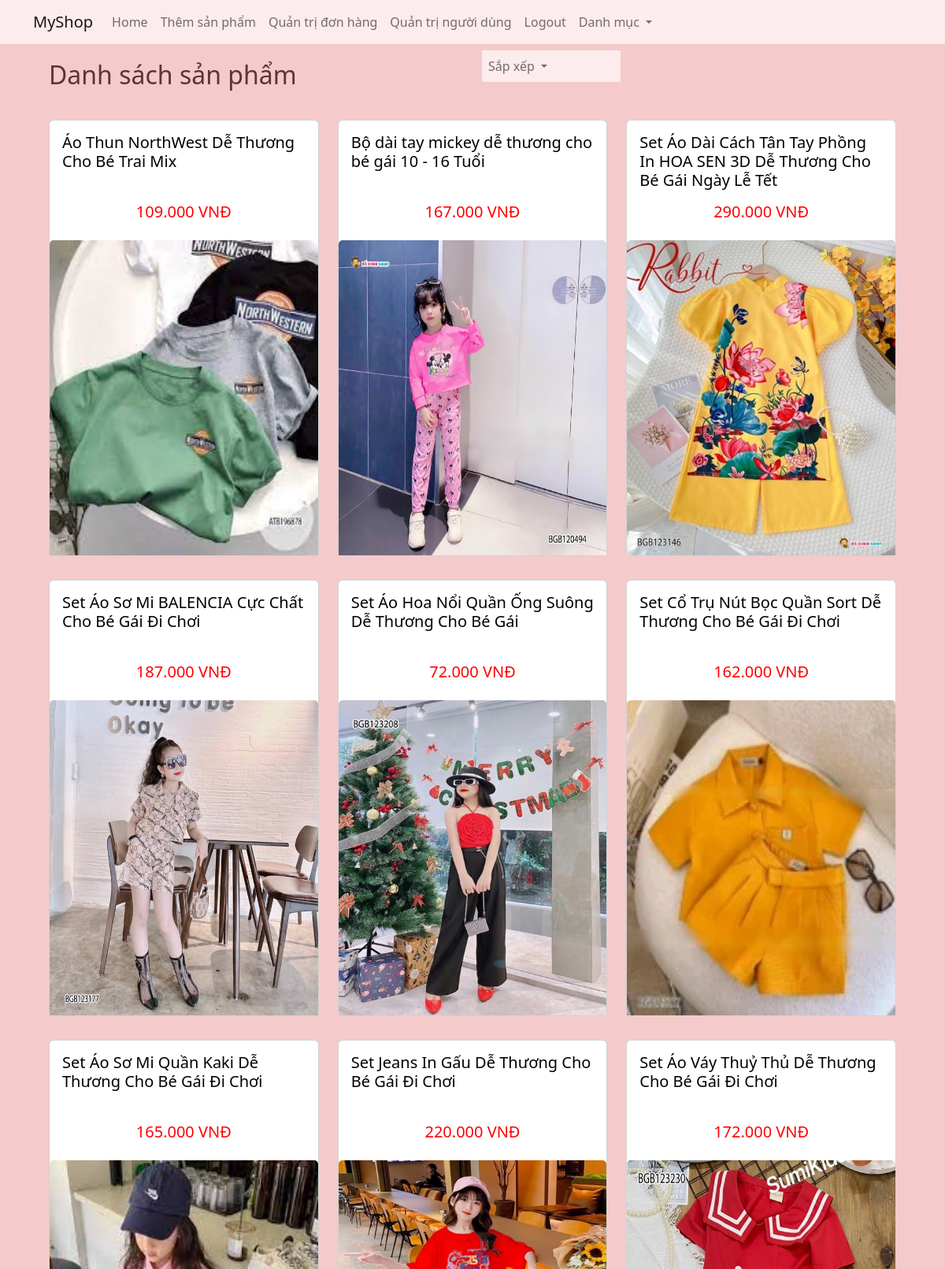
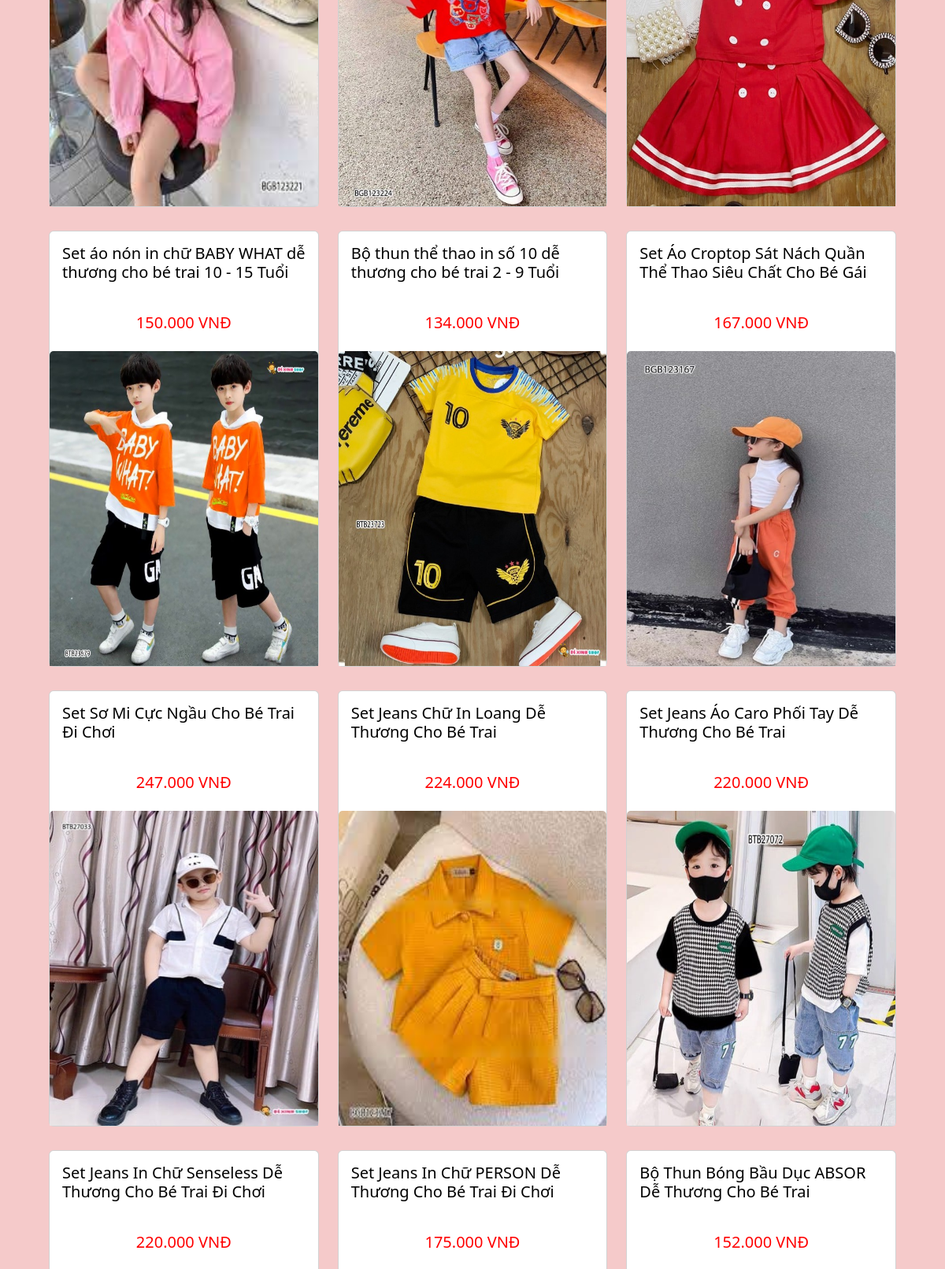
/indexadmin.php (upper part), run on the app's committed database (2 pictures, top to bottom).
### tables this page shows
CREATE TABLE `sanpham` (
  `hinh` text NOT NULL,
  `masp` varchar(50) NOT NULL,
  `tensp` text NOT NULL,
  `gia` int NOT NULL,
  `thietKe` text NOT NULL,
  `loaisp` int NOT NULL
);

### class/Product.php (called while the page is built, shortened)
<?php
class Product
{
    public static function getAll($pdo) {
        $sql = "SELECT * FROM sanpham";
        $stmt = $pdo->prepare($sql);
        if ($stmt->execute()) {
            $stmt->setFetchMode(PDO::FETCH_CLASS, 'Product');
            return $stmt->fetchAll();
        }
    }
}

### indexadmin.php (the view, shortened to what this page needs)
<?php
require 'class/Database.php';
require 'class/Product.php';
$db = new Database();
$pdo = $db->getConnect();
$data = Product::getAll($pdo);
$sx="Sắp xếp";
?>
<?php require 'inc/headerad.php'; ?>
<div style="background-color: #f5caca;" class="container-fluid">
<div class="row">
    <div class="col-6">
        <h2 style="padding-top: 20px;padding-left: 50px;color: #5e3434;">Danh sách sản phẩm</h2>
    </div>
    <div class="col-2">
    <nav class="navbar navbar-expand">
        <div class="collapse navbar-collapse" id="navbarNavDarkDropdown" style="background-color: #fceced; ">
            <ul class="navbar-nav">
                <li class="nav-item dropdown">
                    <a class="nav-link dropdown-toggle" href="#" role="button" data-bs-toggle="dropdown" aria-expanded="false" >
                    <?= $sx?>
                    </a>
                </li>
            </ul>
        </div>
        </nav>
    </div>
</div>
<div class="row" style="padding-left: 50px;padding-right:50px; padding-bottom: 30px; ">
 <?php foreach ($data as $row): ?>
        <div class="col-4 " style="padding-top: 30px;">
            <div class="card h-80 ">
            <?php foreach($row as $key=>$value):?>
             <?php if ($key == 'hinh') : ?>
                 <img class="card-img-top" src="image/<?= $value ?>" style="width: 100%; height: 400px;">
                     <?php elseif ($key == 'tensp'): ?>
                         <h5 class="card-body" style="height: 80px;"><a href="productad.php?id=<?= $row->masp ?>" style="color: black; text-decoration: none;"><?= $value ?></a></h5>
                    <?php elseif ($key == 'gia') : ?>
                        <h5 class="card-body" style="color: red; text-align: center;"><?= number_format($value, 0, ',', '.') ?> VNĐ</h5>
             <?php endif; ?>
            <?php endforeach;?>
            </div>
            </div>
        <?php endforeach;?>
        </div>
        </div>
<?php require 'inc/footer.php'; ?>

### inc/headerad.php (shortened to what this page needs)
<!DOCTYPE html>
<html>
<head>
    <link rel="stylesheet" href="https://cdn.jsdelivr.net/npm/bootstrap@5.2.3/dist/css/bootstrap.min.css">
</head>
<body >
    <nav class="navbar navbar-expand" style="background-color: #fceced;">
        <div class="container">
            <a class="navbar-brand" href="indexadmin.php">MyShop</a>
            <div class="navbar-collapse">
                <ul class="navbar-nav">
                    <li class="nav-item">
                        <a class="nav-link"  href="indexadmin.php">Home</a>
                    </li>
                    <li class="nav-item">
                        <a class="nav-link" href="new-product.php">Thêm sản phẩm</a>
                    </li>
                    <li class="nav-item">
                        <a class="nav-link" href="donhang.php">Quản trị đơn hàng</a>
                    </li>
                    <li class="nav-item">
                        <a class="nav-link" href="kh.php">Quản trị người dùng </a>
                    </li>
                    <li class="nav-item">
                        <a class="nav-link" href="logout.php">Logout</a>
                    </li>
                </ul>
                <div class="collapse navbar-collapse" id="navbarNavDarkDropdown">
                    <ul class="navbar-nav">
                        <li class="nav-item dropdown">
                            <a class="nav-link dropdown-toggle" href="#" role="button" data-bs-toggle="dropdown" aria-expanded="false">
                            Danh mục
                            </a>
                        </li>
                    </ul>
                </div>
            </div>
        </div>
    </nav>

### inc/footer.php (shortened to what this page needs)
</body>
</html>

### data on the page
sanpham: value "Áo Thun NorthWest Dễ Thương Cho Bé Trai Mix", value "109.000"
sanpham: value "Bộ dài tay mickey dễ thương cho bé gái 10 - 16 Tuổi", value "167.000"
sanpham: value "Set Áo Dài Cách Tân Tay Phồng In HOA SEN 3D Dễ Thương Cho Bé Gái Ngày Lễ Tết", value "290.000"
sanpham: value "Set Áo Sơ Mi BALENCIA Cực Chất Cho Bé Gái Đi Chơi", value "187.000"
sanpham: value "Set Áo Hoa Nổi Quần Ống Suông Dễ Thương Cho Bé Gái", value "72.000"
sanpham: value "Set Cổ Trụ Nút Bọc Quần Sort Dễ Thương Cho Bé Gái Đi Chơi", value "162.000"
sanpham: value "Set Áo Sơ Mi Quần Kaki Dễ Thương Cho Bé Gái Đi Chơi", value "165.000"
sanpham: value "Set Jeans In Gấu Dễ Thương Cho Bé Gái Đi Chơi", value "220.000"
sanpham: value "Set Áo Váy Thuỷ Thủ Dễ Thương Cho Bé Gái Đi Chơi", value "172.000"
sanpham: value "Set áo nón in chữ BABY WHAT dễ thương cho bé trai 10 - 15 Tuổi", value "150.000"
sanpham: value "Bộ thun thể thao in số 10 dễ thương cho bé trai 2 - 9 Tuổi", value "134.000"
sanpham: value "Set Áo Croptop Sát Nách Quần Thể Thao Siêu Chất Cho Bé Gái", value "167.000"
sanpham: value "Set Sơ Mi Cực Ngầu Cho Bé Trai Đi Chơi", value "247.000"
sanpham: value "Set Jeans Chữ In Loang Dễ Thương Cho Bé Trai", value "224.000"
sanpham: value "Set Jeans Áo Caro Phối Tay Dễ Thương Cho Bé Trai", value "220.000"
sanpham: value "Set Jeans In Chữ Senseless Dễ Thương Cho Bé Trai Đi Chơi", value "220.000"
sanpham: value "Set Jeans In Chữ PERSON Dễ Thương Cho Bé Trai Đi Chơi", value "175.000"
sanpham: value "Bộ Thun Bóng Bầu Dục ABSOR Dễ Thương Cho Bé Trai", value "152.000"

### other printed values
$sx "Sắp xếp"
